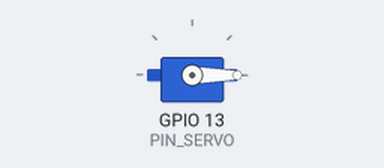
A sketch run on a simulated ESP32. Parts: servo. What the sketch prints to the serial monitor is not drawn.

Above: at 0.05 s.
At 2.7 s:
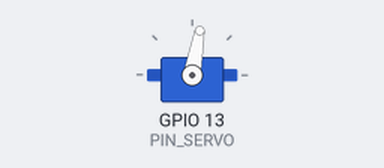
At 5.4 s:
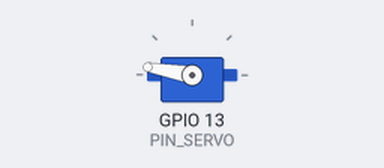
At 10.8 s:
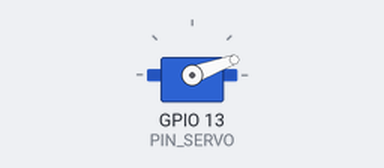
Timing chart, 0 to 14.8 s (numbered marks = the images above):
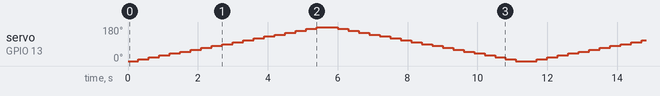

The sketch:

servo.ino
```cpp
#include <ESP32Servo.h>
const byte PIN_SERVO = 13;
const int MIN_US = 500;
const int MAX_US = 2400;
Servo sg90;

void setup() {
  Serial.begin(115200);
  while (!Serial);
  Serial.println("Test SG90 - 0…180°");

  sg90.setPeriodHertz(50);  // 50 Hz PWM pentru servo
  sg90.attach(PIN_SERVO, MIN_US, MAX_US);
}

void loop() {
  // de la 0 la 180 grade
  for (int ang = 0; ang <= 180; ang += 10) {
    sg90.write(ang);
    Serial.printf("Unghi = %3d°\n", ang);
    delay(300);                  // ~300 ms între poziții
  }

  // de la 180 la 0 grade
  for (int ang = 180; ang >= 0; ang -= 10) {
    sg90.write(ang);
    Serial.printf("Unghi = %3d°\n", ang);
    delay(300);
  }
}
```
